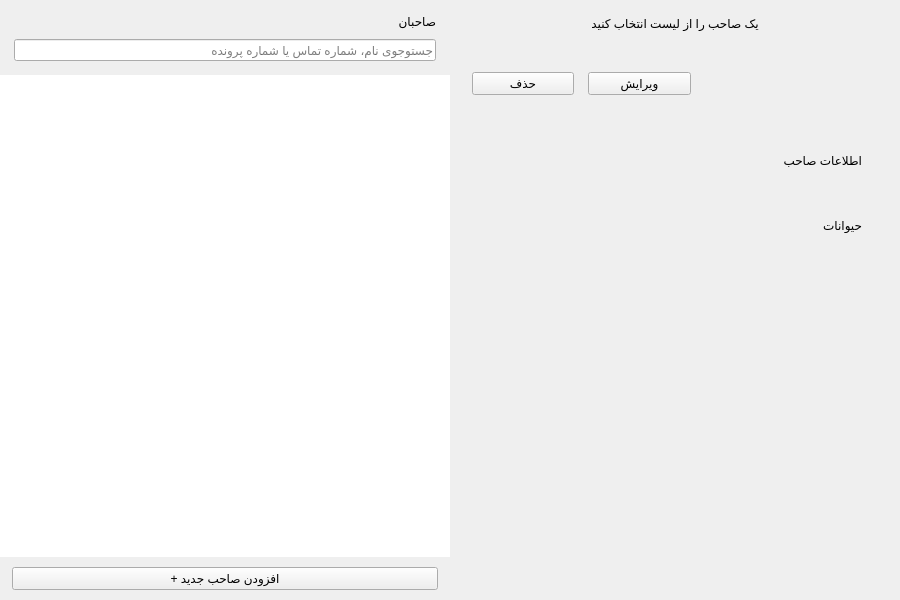
<?xml version="1.0" encoding="UTF-8"?>
<ui version="4.0">
 <class>OwnersWidget</class>
 <widget class="QWidget" name="OwnersWidget">
  <property name="geometry"><rect><x>0</x><y>0</y><width>900</width><height>600</height></rect></property>
  <property name="layoutDirection"><enum>Qt::RightToLeft</enum></property>
  <layout class="QHBoxLayout" name="mainLayout">
   <property name="spacing"><number>0</number></property>
   <property name="leftMargin"><number>0</number></property>
   <property name="rightMargin"><number>0</number></property>
   <property name="topMargin"><number>0</number></property>
   <property name="bottomMargin"><number>0</number></property>

   <item>
    <widget class="QWidget" name="profileArea">
     <layout class="QVBoxLayout" name="profileAreaLayout">
      <property name="spacing"><number>0</number></property>
      <property name="leftMargin"><number>0</number></property>
      <property name="rightMargin"><number>0</number></property>
      <property name="topMargin"><number>0</number></property>
      <property name="bottomMargin"><number>0</number></property>

      <item>
       <widget class="QWidget" name="placeholderWidget">
        <layout class="QVBoxLayout">
         <item><spacer><property name="orientation"><enum>Qt::Vertical</enum></property></spacer></item>
         <item>
          <widget class="QLabel" name="placeholderLabel">
           <property name="text"><string>یک صاحب را از لیست انتخاب کنید</string></property>
           <property name="alignment"><set>Qt::AlignCenter</set></property>
          </widget>
         </item>
         <item><spacer><property name="orientation"><enum>Qt::Vertical</enum></property></spacer></item>
        </layout>
       </widget>
      </item>

      <item>
       <widget class="QWidget" name="profileWidget">
        <layout class="QVBoxLayout" name="profileWidgetLayout">
         <property name="spacing"><number>0</number></property>
         <property name="leftMargin"><number>0</number></property>
         <property name="rightMargin"><number>0</number></property>
         <property name="topMargin"><number>0</number></property>
         <property name="bottomMargin"><number>0</number></property>

         <item>
          <widget class="QWidget" name="profileHeaderWidget">
           <property name="minimumHeight"><number>76</number></property>
           <property name="maximumHeight"><number>76</number></property>
           <layout class="QHBoxLayout" name="profileHeaderLayout">
            <property name="leftMargin"><number>22</number></property>
            <property name="rightMargin"><number>22</number></property>
            <property name="topMargin"><number>12</number></property>
            <property name="bottomMargin"><number>12</number></property>
            <property name="spacing"><number>14</number></property>
            <item>
             <widget class="QLabel" name="ownerAvatarLabel">
              <property name="minimumSize"><size><width>50</width><height>50</height></size></property>
              <property name="maximumSize"><size><width>50</width><height>50</height></size></property>
              <property name="alignment"><set>Qt::AlignCenter</set></property>
             </widget>
            </item>
            <item>
             <layout class="QVBoxLayout" name="ownerInfoLayout">
              <property name="spacing"><number>3</number></property>
              <item><widget class="QLabel" name="ownerNameLabel"><property name="text"><string></string></property></widget></item>
              <item><widget class="QLabel" name="ownerSubLabel"><property name="text"><string></string></property></widget></item>
             </layout>
            </item>
            <item><spacer><property name="orientation"><enum>Qt::Horizontal</enum></property></spacer></item>
            <item><widget class="QPushButton" name="btnEdit"><property name="text"><string>ویرایش</string></property></widget></item>
            <item><widget class="QPushButton" name="btnDelete"><property name="text"><string>حذف</string></property></widget></item>
           </layout>
          </widget>
         </item>

         <item>
          <widget class="QScrollArea" name="profileScrollArea">
           <property name="frameShape"><enum>QFrame::NoFrame</enum></property>
           <property name="widgetResizable"><bool>true</bool></property>
           <widget class="QWidget" name="profileScrollContent">
            <layout class="QVBoxLayout" name="profileScrollLayout">
             <property name="spacing"><number>14</number></property>
             <property name="leftMargin"><number>22</number></property>
             <property name="rightMargin"><number>22</number></property>
             <property name="topMargin"><number>18</number></property>
             <property name="bottomMargin"><number>18</number></property>

             <item>
              <widget class="QWidget" name="contactCard">
               <layout class="QVBoxLayout" name="contactCardLayout">
                <property name="spacing"><number>0</number></property>
                <property name="leftMargin"><number>16</number></property>
                <property name="rightMargin"><number>16</number></property>
                <property name="topMargin"><number>14</number></property>
                <property name="bottomMargin"><number>14</number></property>
                <item><widget class="QLabel" name="contactCardTitle"><property name="text"><string>اطلاعات صاحب</string></property></widget></item>
                <item>
                 <widget class="QWidget" name="contactRowsContainer">
                  <layout class="QVBoxLayout" name="contactRowsLayout">
                   <property name="spacing"><number>0</number></property>
                   <property name="leftMargin"><number>0</number></property>
                   <property name="rightMargin"><number>0</number></property>
                   <property name="topMargin"><number>8</number></property>
                   <property name="bottomMargin"><number>0</number></property>
                  </layout>
                 </widget>
                </item>
               </layout>
              </widget>
             </item>

             <item>
              <widget class="QWidget" name="animalsCard">
               <layout class="QVBoxLayout" name="animalsCardLayout">
                <property name="spacing"><number>8</number></property>
                <property name="leftMargin"><number>16</number></property>
                <property name="rightMargin"><number>16</number></property>
                <property name="topMargin"><number>14</number></property>
                <property name="bottomMargin"><number>14</number></property>
                <item><widget class="QLabel" name="animalsCardTitle"><property name="text"><string>حیوانات</string></property></widget></item>
                <item>
                 <widget class="QWidget" name="animalsContainer">
                  <layout class="QGridLayout" name="animalsGridLayout">
                   <property name="spacing"><number>8</number></property>
                   <property name="leftMargin"><number>0</number></property>
                   <property name="rightMargin"><number>0</number></property>
                   <property name="topMargin"><number>0</number></property>
                   <property name="bottomMargin"><number>0</number></property>
                  </layout>
                 </widget>
                </item>
               </layout>
              </widget>
             </item>

             <item><spacer><property name="orientation"><enum>Qt::Vertical</enum></property><property name="sizeHint" stdset="0"><size><width>0</width><height>20</height></size></property></spacer></item>
            </layout>
           </widget>
          </widget>
         </item>
        </layout>
       </widget>
      </item>
     </layout>
    </widget>
   </item>

   <item>
    <widget class="QWidget" name="listPanel">
     <property name="minimumWidth"><number>260</number></property>
     <property name="maximumWidth"><number>260</number></property>
     <layout class="QVBoxLayout" name="listPanelLayout">
      <property name="spacing"><number>0</number></property>
      <property name="leftMargin"><number>0</number></property>
      <property name="rightMargin"><number>0</number></property>
      <property name="topMargin"><number>0</number></property>
      <property name="bottomMargin"><number>0</number></property>

      <item>
       <widget class="QWidget" name="listHeader">
        <layout class="QVBoxLayout" name="listHeaderLayout">
         <property name="leftMargin"><number>14</number></property>
         <property name="rightMargin"><number>14</number></property>
         <property name="topMargin"><number>14</number></property>
         <property name="bottomMargin"><number>14</number></property>
         <property name="spacing"><number>10</number></property>
         <item><widget class="QLabel" name="listTitle"><property name="text"><string>صاحبان</string></property></widget></item>
         <item><widget class="QLineEdit" name="searchEdit"><property name="placeholderText"><string>جستوجوی نام، شماره تماس یا شماره پرونده</string></property></widget></item>
        </layout>
       </widget>
      </item>

      <item>
       <widget class="QListWidget" name="ownerListWidget">
        <property name="frameShape"><enum>QFrame::NoFrame</enum></property>
        <property name="horizontalScrollBarPolicy"><enum>Qt::ScrollBarAlwaysOff</enum></property>
       </widget>
      </item>

      <item>
       <layout class="QVBoxLayout">
        <property name="leftMargin"><number>12</number></property>
        <property name="rightMargin"><number>12</number></property>
        <property name="topMargin"><number>10</number></property>
        <property name="bottomMargin"><number>10</number></property>
        <item>
         <widget class="QPushButton" name="btnAddOwner">
          <property name="text"><string>+ افزودن صاحب جدید</string></property>
          <property name="minimumHeight"><number>38</number></property>
         </widget>
        </item>
       </layout>
      </item>
     </layout>
    </widget>
   </item>
  </layout>
 </widget>
</ui>
